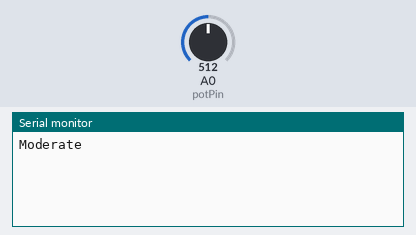
The sketch below on a simulated Arduino Uno, built with avr-gcc and run on an emulated ATmega328P. On the bench: the last lines printed to the serial monitor. The inputs (shaded band) are chosen by the test bench; at power-on: A0 (potPin) = 512.

Above: at 1.2 s.
1.3 s: A0 (potPin) set to 306
At 2.5 s:
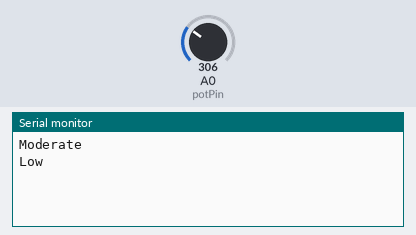
2.8 s: A0 (potPin) set to 122
At 3.9 s:
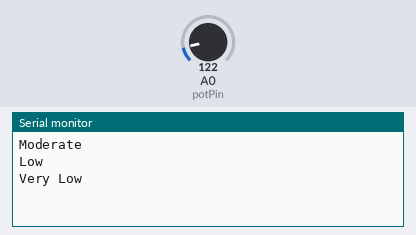
4.3 s: A0 (potPin) set to 900
At 5.0 s:
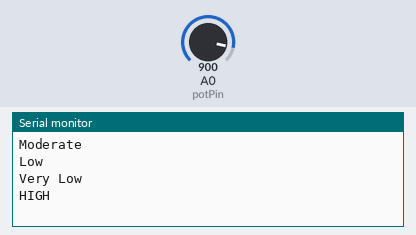
5.8 s: A0 (potPin) set to 1023
At 6.1 s:
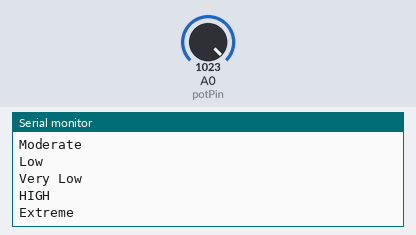

The sketch:

switchCase_Potentiometer.ino
```cpp
int potPin = A0;

int lastPotValue;


void setup() {
  // put your setup code here, to run once:
  pinMode(potPin, INPUT);
  Serial.begin(9600);
}

void loop() {
  // put your main code here, to run repeatedly:
  int potValue = analogRead(potPin) / 255;

  if (potValue != lastPotValue)
  {
    switch(potValue)
    {
     case 0:
        Serial.println("Very Low");
        break;
     case 1:
        Serial.println("Low");
        break;
     case 2:
        Serial.println("Moderate");
        break;
     case 3:
        Serial.println("HIGH");
        break;
     case 4:
        Serial.println("Extreme");
        break;
     default:
        Serial.println("error!");
        break;
    }
    lastPotValue = potValue;
  }
}
```

Measured:
- after the input at 1.3 s, the serial monitor: prints a new line at once (image 1)
- after the input at 2.8 s, the serial monitor: prints a new line at once (image 2)
- after the input at 4.3 s, the serial monitor: prints a new line at once (image 3)
- after the input at 5.8 s, the serial monitor: prints a new line at once (image 4)
